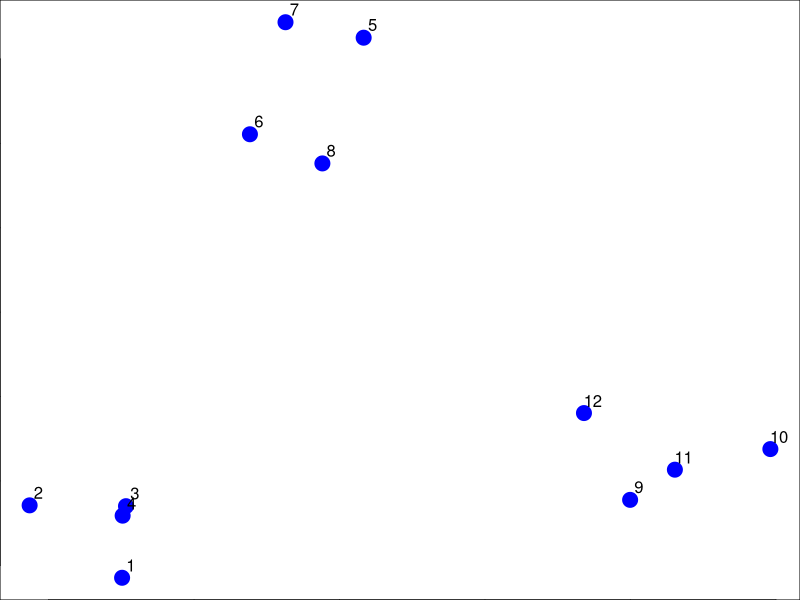
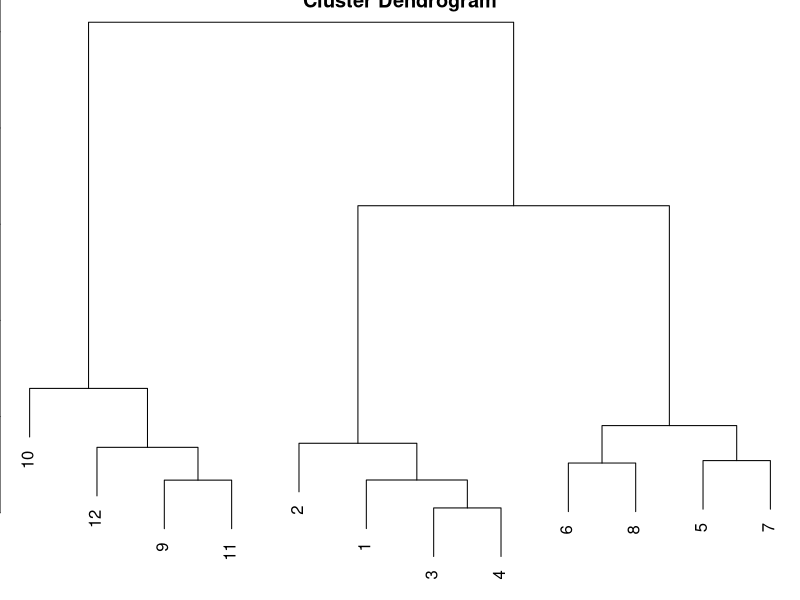
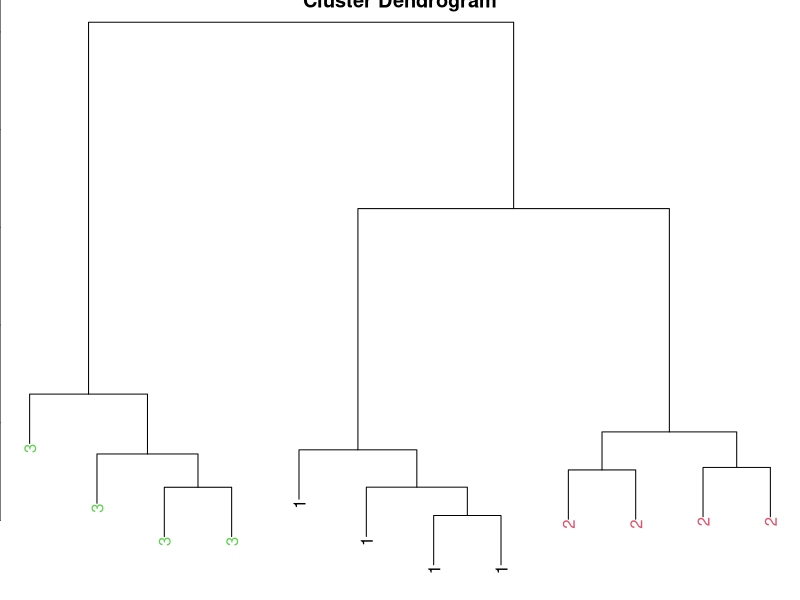
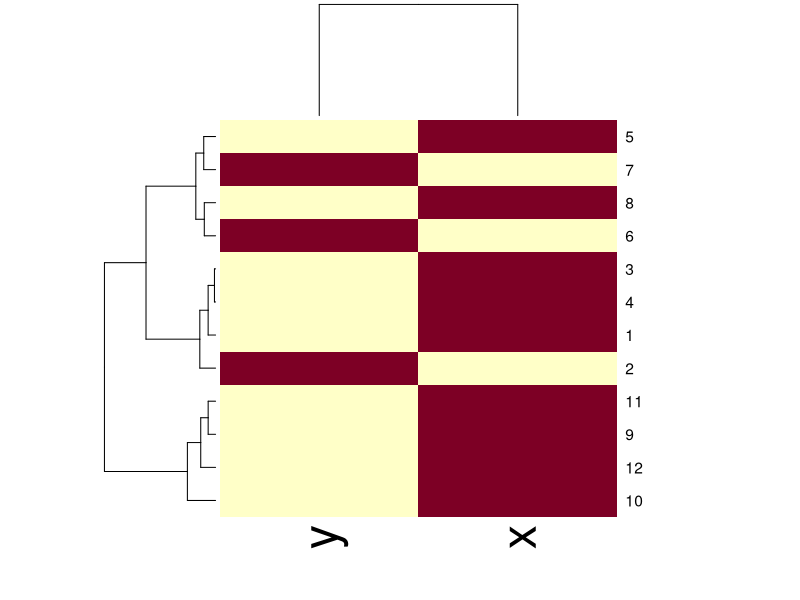

Source code (R) for these figures, in order:
## ---- chunk 1
set.seed(0)
par(mar = c(0, 0, 0, 0))
x <- rnorm(12, mean = rep(1:3, each = 4), sd = 0.2)
y <- rnorm(12, mean = rep(c(1, 2, 1), each = 4), sd = 0.2)
plot(x, y, col = "blue", pch = 19, cex = 2)
text(x + 0.03, y + 0.03, labels = as.character(1:12))
## ---- chunk 2
df <- data.frame(x, y)
distances <- dist(df) # other distance metrics available as options
## ---- chunk 3
hClustering <- hclust(distances)
plot(hClustering)
## ---- chunk 4
myplclust <- function( hclust, lab=hclust$labels, lab.col=rep(1,length(hclust$labels)), hang=0.1,...){
 ## modifiction of plclust for plotting hclust objects *in colour*!
 ## Copyright Eva KF Chan 2009
 ## Arguments:
 ##    hclust:    hclust object
 ##    lab:        a character vector of labels of the leaves of the tree
 ##    lab.col:    colour for the labels; NA=default device foreground colour
 ##    hang:     as in hclust & plclust
 ## Side effect:
 ##    A display of hierarchical cluster with coloured leaf labels.
 y <- rep(hclust$height,2)
 x <- as.numeric(hclust$merge)
 y <- y[which(x<0)]
 x <- x[which(x<0)]
 x <- abs(x)
 y <- y[order(x)]
 x <- x[order(x)]
 plot( hclust, labels=FALSE, hang=hang, ... )
 text( x=x, y=y[hclust$order]-(max(hclust$height)*hang), labels=lab[hclust$order], col=lab.col[hclust$order], srt=90, adj=c(1,0.5), xpd=NA, ... )}
## ---- chunk 5
myplclust(hClustering, lab = rep(1:3, each = 4), lab.col = rep(1:3, each = 4))
## ---- chunk 6
df_matrix <- as.matrix(df)
heatmap(df_matrix)
